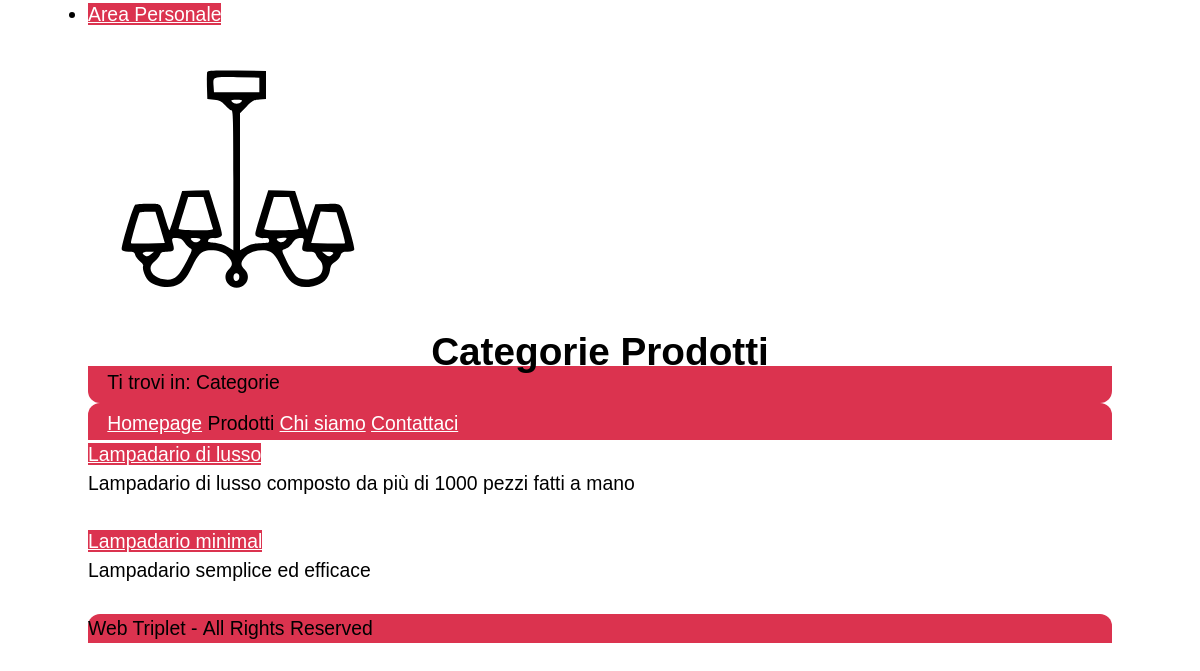
The page /PHP/categorie.php?cat=1 on the database its author committed.
### tables this page shows
CREATE TABLE `prodotti` (
  `id_prodotto` int(100) NOT NULL,
  `id_categoria` int(100) NOT NULL,
  `Nome` varchar(100) NOT NULL,
  `Descrizione` varchar(500) NOT NULL
);

### PHP/connessione.php (called while the page is built, shortened)
<?php
function pulisciInput($value) {
  $value = trim($value);
  $value = strip_tags($value);
  $value = htmlentities($value);
  return $value;
}
class DBAccess {
  private $connection;
  public function openDBConnection() {
    $this->connection = mysqli_connect("127.0.0.1", "root", "", "tecweb");
    return true;
  }
  public function getProductListANDCheckCategory($id_categ) {
  $OKCateg=pulisciInput($id_categ);
  $query = "SELECT * FROM `prodotti` WHERE id_categoria ='$OKCateg'";
  $queryResult = mysqli_query($this->connection, $query);
  $result = array();
  while ($row = mysqli_fetch_assoc($queryResult)) {
      $result[] = $row;
  }
  return $result;
}
}
?>

### PHP/categorie.php (the view, shortened to what this page needs)
<?php
require_once "connessione.php";
$connessione = new DBAccess();
$replace = "";
if (isset($_GET["cat"])) {
    $result=$connessione->getProductListANDCheckCategory($_GET["cat"]);
    if(count($result)>0){
        $ElencoProdot="";
        for ($i = 0; $i < count($result); $i++) {
            $ElencoProdot=$ElencoProdot."<div><a href=\"../PHP/categorie.php\"></div>
                            <div><a href=\"../PHP/prodotto.php?prod=".$result[$i]['id_prodotto']."\">".$result[$i]['Nome']."</a></div>
                            <div>".$result[$i]['Descrizione']."</div>
                            <div><img <lt=\"\"></img></div> ";
        }
        $replace = array("<categories_place_holder />" =>$ElencoProdot
                    );
    }
}
$paginaHTML = file_get_contents("../HTML/categorie.html");
    foreach($replace as $key => $value)
            $HTMLPage = str_replace($key, $value, $paginaHTML);
    echo $HTMLPage;
?>

### CSS/style.css (style rules this page uses)
* { padding: 0em; margin: 0em; }
:root { --visitedcolor: #000000; --linkcolor: #FFFFFF; --bgfuncolor: #DB334F; --bgcolor: #FFFFFF; --txtcolor: #000000; --shadowcolor: #d2d2d2; }
html, body { font-size: 110%; font-family: "Verdana", sans-serif; line-height: 1.5em; background-color: var(--bgcolor); color: var(--txtcolor); margin: auto; }
h1 { text-align: center; }
body { max-width: 1024px; }
a { background-color: var(--bgfuncolor); }
a:link { color: var(--linkcolor); }
#menu { background-color: var(--bgfuncolor); padding: 0.3em 0em 0.1em 1.0em; border-radius: 12px 12px 0px 0px; }
#menu li { display: inline; }
#breadcrumb { background-color: var(--bgfuncolor); padding: 0.1em 0em 0.3em 1.0em; border-radius: 0px 0px 12px 12px; }
#footer { background-color: var(--bgfuncolor); border-radius: 12px 12px 0px 0px; }

### rows shown on the page
prodotti: Nome "Lampadario di lusso", Descrizione "Lampadario di lusso composto da più di 1000 pezzi fatti a mano"
prodotti: Nome "Lampadario minimal", Descrizione "Lampadario semplice ed efficace"

### other values the page prints
$HTMLPage "Area Personale Categorie Prodotti Ti trovi in: Categorie Homepage Prodotti Chi siamo Contattaci Web Triplet - All Rights Reserved"
